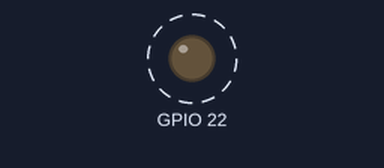
This sketch was run on a simulated ESP32. Parts: output pins drawn as LEDs (lit = HIGH). Dashed ring = blinking.

Above: at 0.5 s.
Timing chart, 0 to 4.6 s (numbered marks = the images above):
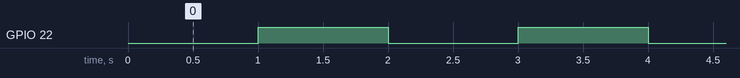

The sketch:

interrupcao.ino
```cpp
hw_timer_t *timer = NULL;                                 //ponteiro para o timer
volatile bool estadoLed = false;                          //volatile fala pro compilador "nem tente otimizar a variável q ela pode mudar"

void IRAM_ATTR onTimer() {                                //faz rodar a função direto na memória ram
  estadoLed = !estadoLed;
  digitalWrite(22, estadoLed);
}

void setup() {
  Serial.begin(115200);
  pinMode(22, OUTPUT);

  // timerBegin(frequencia);
  // Colocamos 1.000.000 Hz para ter resolução de 1 microssegundo.
  timer = timerBegin(1000000);

  timerAttachInterrupt(timer, &onTimer); //vincula a interrupção ao timer criado com o nome "timer"

  /*
  limite: 1000000 ticks (1 segundo)  frequencia = ticks/segundo -> isolando o segundo: segundo = ticks/frequencia
  auto_reload: true (recomeça sozinho)
  repeticoes: 0 (0 = repete para sempre -> infinito)
  */

  timerAlarm(timer, 1000000, true, 0);
}

void loop() {
  //nada pq vai rodar na interrupção
}
```

Measured:
- by itself, GPIO 22: alternates HIGH for 1.0 s and LOW for 1.0 s
